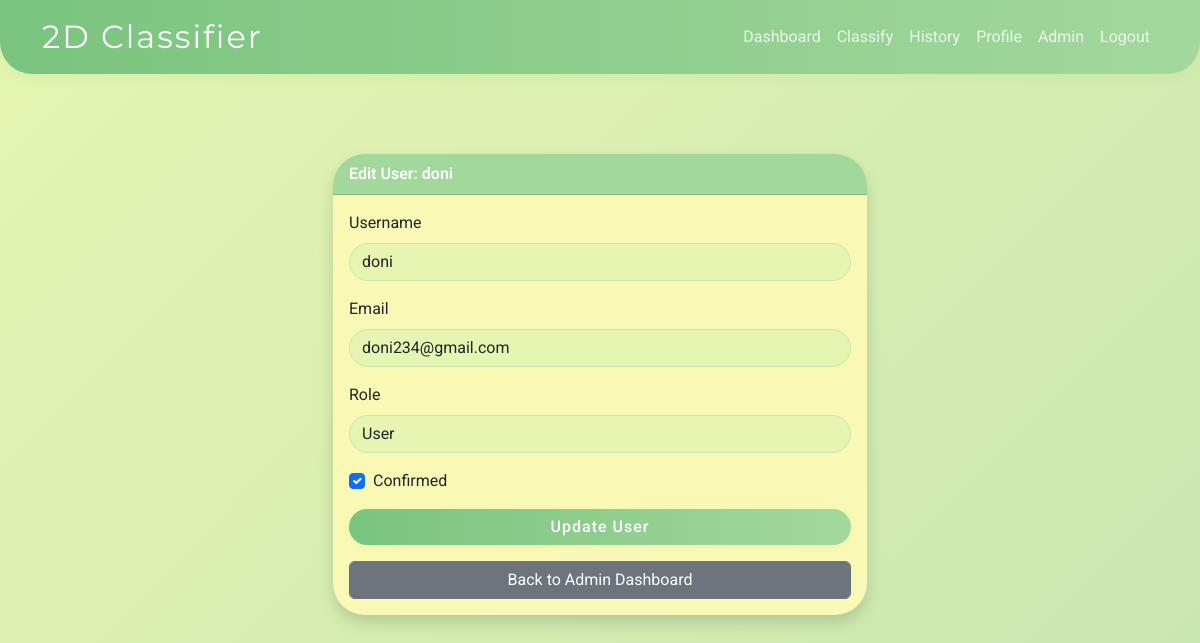
The app's page /admin/user/13/edit (signed in) with its own data.
### app/models.py (models this page shows)
class User(UserMixin, db.Model):
    id = db.Column(db.Integer, primary_key=True)
    username = db.Column(db.String(64), unique=True, nullable=False)
    email = db.Column(db.String(120), unique=True, nullable=False)
    password_hash = db.Column(db.String(128), nullable=False)
    confirmed = db.Column(db.Boolean, default=False)
    role_id = db.Column(db.Integer, db.ForeignKey('role.id'))
    def is_admin(self):
        return self.role and self.role.name == 'admin'

### app/main/routes.py (the view, shortened to what this page needs)
@main.route('/admin/user/<int:user_id>/edit', methods=['GET', 'POST'])
@login_required
def edit_user(user_id):
    if not current_user.is_admin():
        abort(403)
    user = User.query.get_or_404(user_id)
    form = AdminUserEditForm(obj=user)
    return render_template('main/edit_user.html', form=form, user=user)

### app/forms.py
class AdminUserEditForm(FlaskForm):
    username = StringField('Username', validators=[DataRequired(), Length(1, 64)])
    email = StringField('Email', validators=[DataRequired(), Email()])
    role = SelectField('Role', choices=[('user', 'User'), ('admin', 'Admin')], validators=[DataRequired()])
    confirmed = BooleanField('Confirmed')
    submit = SubmitField('Update User')

### app/auth/routes.py (called while the page is built)
@login_manager.user_loader
def load_user(user_id):
    return User.query.get(int(user_id))

### app/templates/main/edit_user.html (shortened to what this page needs)
{% extends 'bootstrap/base.html' %}
{% block content %}
<div class="container mt-5">
    <div class="row justify-content-center">
        <div class="col-md-6">
            <div class="card shadow">
                <div class="card-header bg-primary text-white">Edit User: {{ user.username }}</div>
                <div class="card-body">
                    <form method="POST">
                        <div class="form-group mb-3">
                            {{ form.username.label(class="form-label") }}
                            {{ form.username(class="form-control") }}
                        </div>
                        <div class="form-group mb-3">
                            {{ form.email.label(class="form-label") }}
                            {{ form.email(class="form-control") }}
                        </div>
                        <div class="form-group mb-3">
                            {{ form.role.label(class="form-label") }}
                            {{ form.role(class="form-select") }}
                        </div>
                        <div class="form-check mb-3">
                            {{ form.confirmed(class="form-check-input") }}
                            {{ form.confirmed.label(class="form-check-label") }}
                        </div>
                        <div class="form-group">
                            {{ form.submit(class="btn btn-primary w-100") }}
                        </div>
                    </form>
                    <div class="mt-3">
                        <a href="{{ url_for('main.admin_dashboard') }}" class="btn btn-secondary w-100">Back to Admin Dashboard</a>
                    </div>
                </div>
            </div>
        </div>
    </div>
</div>
{% endblock %}

### app/templates/bootstrap/base.html (style rules this page uses)
:root { --green-dark: #7AC47F; --green-medium: #A3D89C; --green-light: #C7E6B0; --green-pale: #E6F5B1; --green-very-pale: #F9F9B5; }
body { font-family: 'Roboto', Arial, sans-serif; background: linear-gradient(135deg, var(--green-pale) 0%, var(--green-light) 100%); min-height: 100vh; }
.card { border-radius: 2rem; box-shadow: 0 6px 24px rgba(122, 196, 127, 0.10); margin-top: 2rem; background: var(--green-very-pale); border: none; }
.card-header { border-radius: 2rem 2rem 0 0 !important; background: var(--green-medium) !important; color: #fff !important; font-weight: 600; }
.card-body { border-radius: 0 0 2rem 2rem !important; }
.form-control, .form-select { border-radius: 1.5rem; border: 1.5px solid var(--green-light); background: var(--green-pale); }
.btn-primary, .btn-success, .btn-danger { border-radius: 2rem; font-weight: 500; letter-spacing: 1px; box-shadow: 0 2px 8px rgba(122, 196, 127, 0.10); transition: background 0.2s, box-shadow 0.2s, transform 0.2s, color 0.2s; }
.btn-primary { background: linear-gradient(90deg, var(--green-dark) 0%, var(--green-medium) 100%); border: none; }

### records on screen
User: username "doni", email "doni234@gmail.com", role "User", confirmed "☑"
